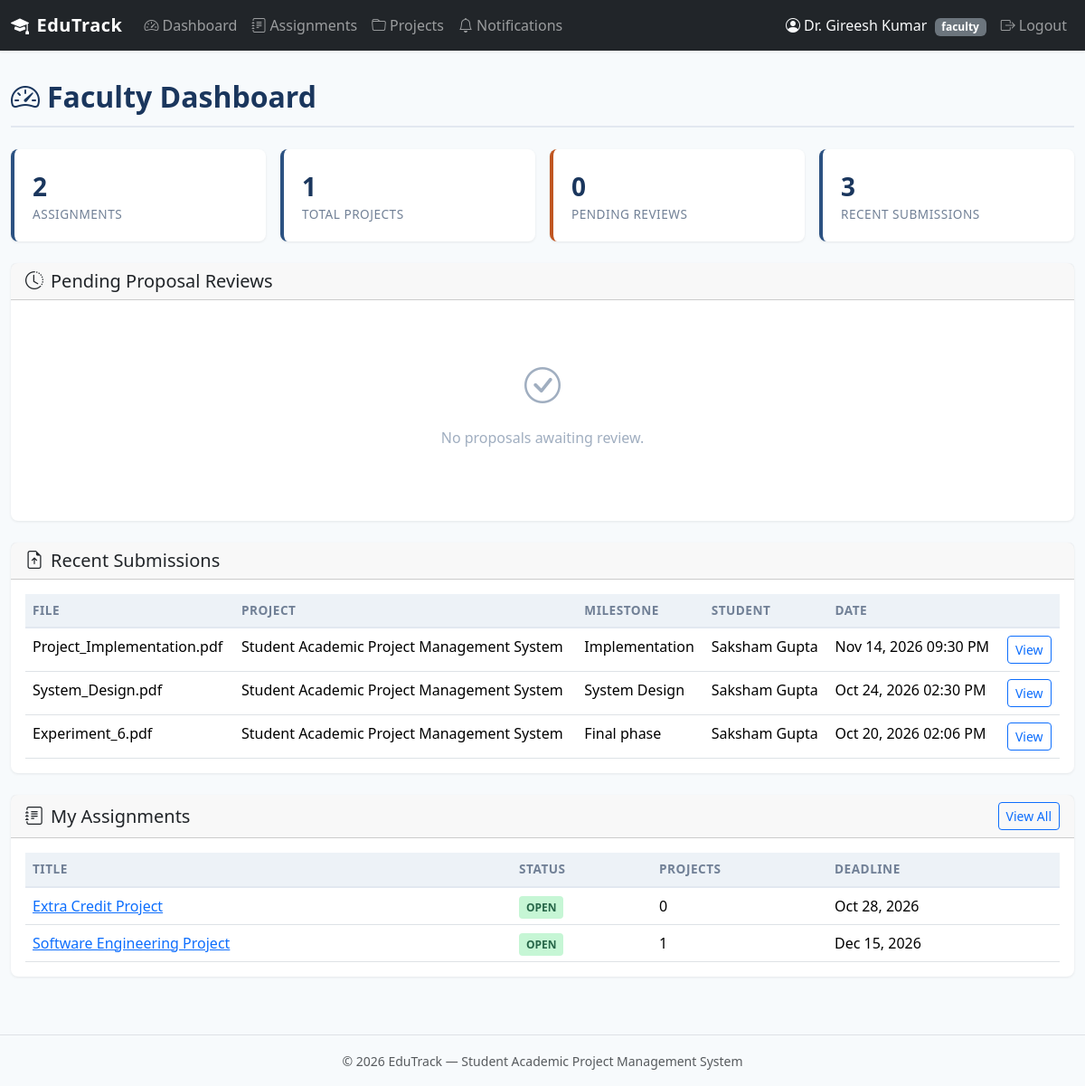
/faculty/dashboard (signed in), run on the app's committed database.
### tables this page shows
CREATE TABLE submissions (
    submission_id INTEGER PRIMARY KEY AUTOINCREMENT,
    project_id INTEGER NOT NULL,
    milestone_id INTEGER,
    submitted_by INTEGER NOT NULL,
    original_filename TEXT,
    stored_filename TEXT,
    file_path TEXT,
    description TEXT,
    submission_type TEXT NOT NULL CHECK(submission_type IN ('MILESTONE', 'FINAL')),
    status TEXT NOT NULL DEFAULT 'SUBMITTED' CHECK(status IN ('SUBMITTED', 'REVIEWED')),
    submitted_at TIMESTAMP DEFAULT CURRENT_TIMESTAMP,
    FOREIGN KEY (project_id) REFERENCES projects(project_id),
    FOREIGN KEY (milestone_id) REFERENCES milestones(milestone_id),
    FOREIGN KEY (submitted_by) REFERENCES users(user_id)
);

CREATE TABLE projects (
    project_id INTEGER PRIMARY KEY AUTOINCREMENT,
    assignment_id INTEGER NOT NULL,
    team_id INTEGER NOT NULL,
    faculty_id INTEGER NOT NULL,
    title TEXT NOT NULL,
    description TEXT,
    status TEXT NOT NULL DEFAULT 'DRAFT' CHECK(status IN ('DRAFT', 'UNDER_REVIEW', 'REVISION_REQUESTED', 'APPROVED', 'IN_PROGRESS', 'COMPLETED')),
    submitted_at TIMESTAMP,
    approved_at TIMESTAMP,
    completed_at TIMESTAMP,
    created_at TIMESTAMP DEFAULT CURRENT_TIMESTAMP,
    updated_at TIMESTAMP DEFAULT CURRENT_TIMESTAMP,
    FOREIGN KEY (assignment_id) REFERENCES assignments(assignment_id),
    FOREIGN KEY (team_id) REFERENCES teams(team_id),
    FOREIGN KEY (faculty_id) REFERENCES users(user_id)
);

CREATE TABLE milestones (
    milestone_id INTEGER PRIMARY KEY AUTOINCREMENT,
    project_id INTEGER NOT NULL,
    title TEXT NOT NULL,
    description TEXT,
    due_date TEXT,
    status TEXT NOT NULL DEFAULT 'PENDING' CHECK(status IN ('PENDING', 'SUBMITTED', 'COMPLETED')),
    created_at TIMESTAMP DEFAULT CURRENT_TIMESTAMP,
    updated_at TIMESTAMP DEFAULT CURRENT_TIMESTAMP,
    FOREIGN KEY (project_id) REFERENCES projects(project_id)
);

CREATE TABLE users (
    user_id INTEGER PRIMARY KEY AUTOINCREMENT,
    name TEXT NOT NULL,
    email TEXT UNIQUE NOT NULL,
    password_hash TEXT NOT NULL,
    role TEXT NOT NULL CHECK(role IN ('student', 'faculty', 'admin')),
    is_active INTEGER NOT NULL DEFAULT 1,
    created_at TIMESTAMP DEFAULT CURRENT_TIMESTAMP
);

CREATE TABLE assignments (
    assignment_id INTEGER PRIMARY KEY AUTOINCREMENT,
    title TEXT NOT NULL,
    description TEXT,
    instructions TEXT,
    faculty_id INTEGER NOT NULL,
    deadline TEXT,
    status TEXT NOT NULL DEFAULT 'OPEN' CHECK(status IN ('OPEN', 'CLOSED')),
    created_at TIMESTAMP DEFAULT CURRENT_TIMESTAMP,
    updated_at TIMESTAMP DEFAULT CURRENT_TIMESTAMP,
    FOREIGN KEY (faculty_id) REFERENCES users(user_id)
);

### routes/faculty.py (the view)
@faculty_bp.route('/dashboard')
@role_required('faculty')
def dashboard():
    fid = session['user_id']
    assignments_count = query_db(
        "SELECT COUNT(*) AS c FROM assignments WHERE faculty_id = ?",
        [fid], one=True
    )['c']
    projects_count = query_db(
        "SELECT COUNT(*) AS c FROM projects WHERE faculty_id = ?",
        [fid], one=True
    )['c']
    pending_reviews_count = query_db(
        "SELECT COUNT(*) AS c FROM projects WHERE faculty_id = ? AND status = 'UNDER_REVIEW'",
        [fid], one=True
    )['c']
    pending_projects = query_db('''
        SELECT p.*, a.title AS assignment_title, t.team_name
        FROM projects p
        JOIN assignments a ON p.assignment_id = a.assignment_id
        JOIN teams t ON p.team_id = t.team_id
        WHERE p.faculty_id = ? AND p.status = 'UNDER_REVIEW'
        ORDER BY p.submitted_at DESC
    ''', [fid])
    recent_submissions = query_db('''
        SELECT s.*, m.title AS milestone_title, p.title AS project_title,
               p.project_id, u.name AS student_name
        FROM submissions s
        LEFT JOIN milestones m ON s.milestone_id = m.milestone_id
        JOIN projects p ON s.project_id = p.project_id
        JOIN users u ON s.submitted_by = u.user_id
        WHERE p.faculty_id = ?
        ORDER BY s.submitted_at DESC LIMIT 5
    ''', [fid])
    my_assignments = query_db('''
        SELECT a.*,
               (SELECT COUNT(*) FROM projects WHERE assignment_id = a.assignment_id) AS projects_count
        FROM assignments a
        WHERE a.faculty_id = ?
        ORDER BY a.created_at DESC LIMIT 5
    ''', [fid])
    return render_template(
        'faculty/dashboard.html',
        assignments_count=assignments_count,
        projects_count=projects_count,
        pending_reviews_count=pending_reviews_count,
        pending_projects=pending_projects,
        recent_submissions=recent_submissions,
        my_assignments=my_assignments
    )

### db.py (called while the page is built)
def get_db():
    if 'db' not in g:
        g.db = sqlite3.connect(
            current_app.config['DATABASE'],
            detect_types=sqlite3.PARSE_DECLTYPES
        )
        g.db.row_factory = sqlite3.Row
        g.db.execute('PRAGMA foreign_keys = ON')
    return g.db

def query_db(query, args=(), one=False):
    cur = get_db().execute(query, args)
    rv = cur.fetchall()
    cur.close()
    return (rv[0] if rv else None) if one else rv

### routes/__init__.py (called while the page is built)
def role_required(role):
    def decorator(f):
        @wraps(f)
        def decorated_function(*args, **kwargs):
            if 'user_id' not in session:
                flash('Please log in to access this page.', 'warning')
                return redirect(url_for('auth.login'))
            if session.get('role') != role:
                abort(403)
            return f(*args, **kwargs)
        return decorated_function
    return decorator

### routes/auth.py (called while the page is built)
@auth_bp.app_context_processor
def inject_unread_count():
    if 'user_id' in session:
        count = query_db(
            'SELECT COUNT(*) AS cnt FROM notifications WHERE user_id = ? AND is_read = 0',
            [session['user_id']], one=True
        )
        return {'unread_count': count['cnt'] if count else 0}
    return {'unread_count': 0}

### templates/faculty/dashboard.html (shortened to what this page needs)
{% extends "base.html" %}
{% block content %}
<div class="page-header"><h2><i class="bi bi-speedometer2 me-2"></i>Faculty Dashboard</h2></div>
<div class="row g-3 mb-4">
    <div class="col-md-3"><div class="card stat-card"><div class="stat-value">{{ assignments_count }}</div><div class="stat-label">Assignments</div></div></div>
    <div class="col-md-3"><div class="card stat-card"><div class="stat-value">{{ projects_count }}</div><div class="stat-label">Total Projects</div></div></div>
    <div class="col-md-3"><div class="card stat-card" style="border-left-color: var(--warning);"><div class="stat-value">{{ pending_reviews_count }}</div><div class="stat-label">Pending Reviews</div></div></div>
    <div class="col-md-3"><div class="card stat-card"><div class="stat-value">{{ recent_submissions|length }}</div><div class="stat-label">Recent Submissions</div></div></div>
</div>
<div class="card mb-4">
    <div class="card-header"><h5 class="mb-0"><i class="bi bi-clock-history me-2"></i>Pending Proposal Reviews</h5></div>
    <div class="card-body">
        {% if pending_projects %}
        <div class="table-responsive">
            <table class="table table-hover mb-0">
                <thead><tr><th>Project</th><th>Team</th><th>Assignment</th><th>Submitted</th><th>Actions</th></tr></thead>
                <tbody>
                {% for p in pending_projects %}
                <tr>
                    <td>{{ p['title'] }}</td>
                    <td>{{ p['team_name'] }}</td>
                    <td>{{ p['assignment_title'] }}</td>
                    <td>{{ p['submitted_at']|format_datetime }}</td>
                    <td><a href="{{ url_for('faculty.project_detail', project_id=p['project_id']) }}" class="btn btn-sm btn-outline-primary">Review</a></td>
                </tr>
                {% endfor %}
                </tbody>
            </table>
        </div>
        {% else %}
        <div class="empty-state"><i class="bi bi-check-circle"></i><p>No proposals awaiting review.</p></div>
        {% endif %}
    </div>
</div>
<div class="card mb-4">
    <div class="card-header"><h5 class="mb-0"><i class="bi bi-file-earmark-arrow-up me-2"></i>Recent Submissions</h5></div>
    <div class="card-body">
        {% if recent_submissions %}
        <div class="table-responsive">
            <table class="table table-hover mb-0">
                <thead><tr><th>File</th><th>Project</th><th>Milestone</th><th>Student</th><th>Date</th><th></th></tr></thead>
                <tbody>
                {% for s in recent_submissions %}
                <tr>
                    <td>{{ s['original_filename'] or 'N/A' }}</td>
                    <td>{{ s['project_title'] }}</td>
                    <td>{{ s['milestone_title'] or '—' }}</td>
                    <td>{{ s['student_name'] }}</td>
                    <td>{{ s['submitted_at']|format_datetime }}</td>
                    <td><a href="{{ url_for('faculty.submission_detail', submission_id=s['submission_id']) }}" class="btn btn-sm btn-outline-primary">View</a></td>
                </tr>
                {% endfor %}
                </tbody>
            </table>
        </div>
        {% else %}
        <div class="empty-state"><i class="bi bi-file-earmark"></i><p>No recent submissions.</p></div>
        {% endif %}
    </div>
</div>
<div class="card mb-4">
    <div class="card-header d-flex justify-content-between align-items-center">
        <h5 class="mb-0"><i class="bi bi-journal-text me-2"></i>My Assignments</h5>
        <a href="{{ url_for('faculty.assignments') }}" class="btn btn-sm btn-outline-primary">View All</a>
    </div>
    <div class="card-body">
        {% if my_assignments %}
        <div class="table-responsive">
            <table class="table table-hover mb-0">
                <thead><tr><th>Title</th><th>Status</th><th>Projects</th><th>Deadline</th></tr></thead>
                <tbody>
                {% for a in my_assignments %}
                <tr>
                    <td><a href="{{ url_for('faculty.assignment_detail', assignment_id=a['assignment_id']) }}">{{ a['title'] }}</a></td>
                    <td><span class="badge-status {{ a['status']|status_class }}">{{ a['status'] }}</span></td>
                    <td>{{ a['projects_count'] }}</td>
                    <td>{{ a['deadline']|format_date }}</td>
                </tr>
                {% endfor %}
                </tbody>
            </table>
        </div>
        {% else %}
        <div class="empty-state"><i class="bi bi-journal-x"></i><p>No assignments created yet.</p></div>
        {% endif %}
    </div>
</div>
{% endblock %}

### static/css/style.css (style rules this page uses)
:root { --primary: #2c5282; --primary-dark: #1a365d; --primary-light: #ebf4ff; --success: #276749; --warning: #c05621; --danger: #c53030; --gray-50: #f7fafc; --gray-100: #edf2f7; --gray-200: #e2e8f0; --gray-500: #a0aec0; --gray-600: #718096; --gray-700: #4a5568; --gray-800: #2d3748; --gray-900: #1a202c; }
body { font-family: 'Segoe UI', system-ui, -apple-system, sans-serif; background: var(--gray-50); color: var(--gray-800); min-height: 100vh; }
.card { border: none; border-radius: .5rem; box-shadow: 0 1px 3px rgba(0,0,0,.08); transition: box-shadow .2s; }
.stat-card { border-left: 4px solid var(--primary); padding: 1.25rem; }
.stat-card .stat-value { font-size: 1.75rem; font-weight: 700; color: var(--primary-dark); }
.stat-card .stat-label { font-size: .85rem; color: var(--gray-600); text-transform: uppercase; letter-spacing: .5px; }
.badge-status { font-size: .75rem; padding: .35em .65em; border-radius: .25rem; font-weight: 600; }
.badge-open { background: #c6f6d5; color: var(--success); }
.table th { background: var(--gray-100); font-size: .85rem; text-transform: uppercase; letter-spacing: .5px; color: var(--gray-600); border-bottom: 2px solid var(--gray-200); }
.page-header { margin-bottom: 1.5rem; padding-bottom: .75rem; border-bottom: 2px solid var(--gray-200); }
.page-header h2 { font-weight: 700; color: var(--primary-dark); margin: 0; }
.empty-state { text-align: center; padding: 3rem 1rem; color: var(--gray-500); }
.empty-state i { font-size: 2.5rem; margin-bottom: 1rem; display: block; }

### data on the page
submissions: original_filename "Project_Implementation.pdf", project_title "Student Academic Project Management System", title "Implementation", student_name "Saksham Gupta", submitted_at "Nov 14, 2026 09:30 PM"
submissions: original_filename "System_Design.pdf", project_title "Student Academic Project Management System", title "System Design", student_name "Saksham Gupta", submitted_at "Oct 24, 2026 02:30 PM"
submissions: original_filename "Experiment_6.pdf", project_title "Student Academic Project Management System", title "Final phase", student_name "Saksham Gupta", submitted_at "Oct 20, 2026 02:06 PM"
assignments: title "Extra Credit Project", status "OPEN", projects_count "0", deadline "Oct 28, 2026"
assignments: title "Software Engineering Project", status "OPEN", projects_count "1", deadline "Dec 15, 2026"

### other printed values
{{ session.get('user_name', '') }} "Dr. Gireesh Kumar"
{{ session.get('role', '') }} "faculty"
{{ assignments_count }} "2"
{{ projects_count }} "1"
{{ pending_reviews_count }} "0"
{{ recent_submissions|length }} "3"
